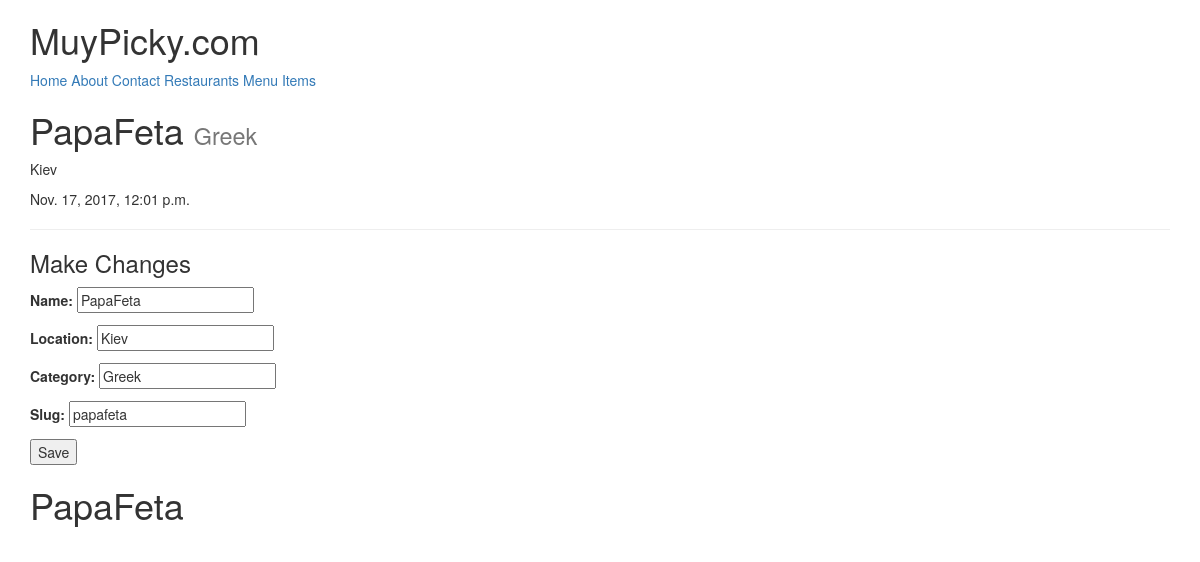
Page /restaurants/papafeta/ (signed in) on the committed database.
### restaurants/models.py (models this page shows, shortened)
class RestaurantLocation(models.Model):
    owner       = models.ForeignKey(User) #class_instance.model_set.all()
    name        = models.CharField(max_length=120)
    location    = models.CharField(max_length=120, blank=True, null=True)
    category    = models.CharField(max_length=120, blank=True, null=True, validators=[validate_category])
    timestamp   = models.DateTimeField(auto_now=True)
    slug        = models.SlugField(blank=True, null=True)
    objects     = RestaurantLocationManager() #add to Model.objects.all()
    @property
    def title(self):
        return self.name

### restaurants/views.py (the view)
# urls.py: url(r'^(?P<slug>[\w-]+)/$',views.RestaurantUpdateView.as_view(), name='detail'),
class RestaurantUpdateView(LoginRequiredMixin, UpdateView):
    form_class = RestaurantLocationCreateForm
    template_name = 'restaurants/detail-update.html'
    login_url = '/login/'
    def get_context_data(self, *args, **kwargs):
        name = self.get_object().name
        context = super().get_context_data(*args, **kwargs)
        context['title'] = f'Update Restaurant: {name}'
        return context
    def get_queryset(self):
        return RestaurantLocation.objects.filter(owner=self.request.user)

### restaurants/forms.py
class RestaurantLocationCreateForm(forms.ModelForm):
    class Meta:
        model = RestaurantLocation
        fields = [
            'name',
            'location',
            'category',
            'slug'
        ]

### restaurants/models.py (called while the page is built)
    def get_queryset(self):
            return RestaurantLocationQuerySet(self.model, using=self._db)

### templates/restaurants/detail-update.html (shortened to what this page needs)
{% extends "base.html" %}
{% block content %}
<h1> {{form.instance.title}} <small> {{form.instance.category}} </small></h1>
<p>{{form.instance.location}}</p>
<p> {{form.instance.timestamp}} </p>
<hr/>
<h3>Make Changes</h3>
{% include "snippets/form-snippet.html" with form=form %}
{% endblock content %}

### templates/snippets/form-snippet.html (shortened to what this page needs)
<form method="POST" action=""> {% csrf_token %}
    {{form.as_p}}
    <button type='submit'>Save</button>
</form>
{% if form.instance %}
<h1>{{form.instance.name}}</h1>
{% endif %}

### rows in the picture
RestaurantLocation: instance "PapaFeta", instance.category "Greek", instance.location "Kiev", instance.timestamp "Nov. 17, 2017, 12:01 p.m.", name "PapaFeta", location "Kiev", category "Greek", slug "papafeta", instance.name "PapaFeta"
